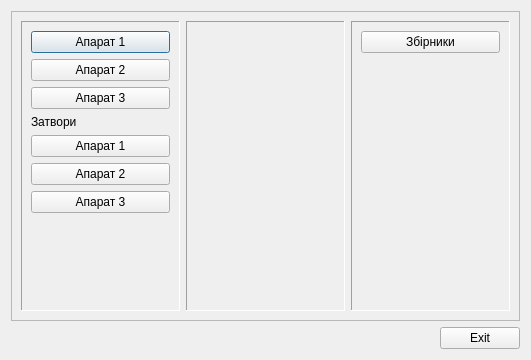
<?xml version="1.0" encoding="UTF-8"?>
<ui version="4.0">
 <class>History</class>
 <widget class="QDialog" name="History">
  <property name="geometry">
   <rect>
    <x>0</x>
    <y>0</y>
    <width>531</width>
    <height>360</height>
   </rect>
  </property>
  <property name="windowTitle">
   <string>Вибір графіків</string>
  </property>
  <layout class="QGridLayout" name="gridLayout">
   <item row="0" column="0" colspan="2">
    <widget class="QFrame" name="frame">
     <property name="frameShape">
      <enum>QFrame::StyledPanel</enum>
     </property>
     <property name="frameShadow">
      <enum>QFrame::Raised</enum>
     </property>
     <layout class="QHBoxLayout" name="horizontalLayout">
      <item>
       <widget class="QFrame" name="frame_Reg">
        <property name="frameShape">
         <enum>QFrame::Panel</enum>
        </property>
        <property name="frameShadow">
         <enum>QFrame::Sunken</enum>
        </property>
        <layout class="QVBoxLayout" name="verticalLayout">
         <item>
          <widget class="QPushButton" name="ap_ap1_0_0">
           <property name="text">
            <string>Апарат 1</string>
           </property>
          </widget>
         </item>
         <item>
          <widget class="QPushButton" name="ap_ap2_0_1">
           <property name="text">
            <string>Апарат 2</string>
           </property>
          </widget>
         </item>
         <item>
          <widget class="QPushButton" name="ap_ap3_0_2">
           <property name="text">
            <string>Апарат 3</string>
           </property>
          </widget>
         </item>
         <item>
          <widget class="QLabel" name="label">
           <property name="text">
            <string>Затвори</string>
           </property>
          </widget>
         </item>
         <item>
          <widget class="QPushButton" name="valves_ap1_0_0">
           <property name="text">
            <string>Апарат 1</string>
           </property>
          </widget>
         </item>
         <item>
          <widget class="QPushButton" name="valves_ap2_0_1">
           <property name="text">
            <string>Апарат 2</string>
           </property>
          </widget>
         </item>
         <item>
          <widget class="QPushButton" name="valves_ap3_0_2">
           <property name="text">
            <string>Апарат 3</string>
           </property>
          </widget>
         </item>
         <item>
          <spacer name="verticalSpacer">
           <property name="orientation">
            <enum>Qt::Vertical</enum>
           </property>
           <property name="sizeHint" stdset="0">
            <size>
             <width>20</width>
             <height>71</height>
            </size>
           </property>
          </spacer>
         </item>
        </layout>
       </widget>
      </item>
      <item>
       <widget class="QFrame" name="frame_Val">
        <property name="frameShape">
         <enum>QFrame::Panel</enum>
        </property>
        <property name="frameShadow">
         <enum>QFrame::Sunken</enum>
        </property>
        <layout class="QVBoxLayout" name="verticalLayout_2">
         <item>
          <spacer name="verticalSpacer_2">
           <property name="orientation">
            <enum>Qt::Vertical</enum>
           </property>
           <property name="sizeHint" stdset="0">
            <size>
             <width>20</width>
             <height>145</height>
            </size>
           </property>
          </spacer>
         </item>
        </layout>
       </widget>
      </item>
      <item>
       <widget class="QFrame" name="frame_Other">
        <property name="frameShape">
         <enum>QFrame::Panel</enum>
        </property>
        <property name="frameShadow">
         <enum>QFrame::Sunken</enum>
        </property>
        <layout class="QVBoxLayout" name="verticalLayout_3">
         <item>
          <widget class="QPushButton" name="trend_trend_0_3">
           <property name="text">
            <string>Збірники</string>
           </property>
          </widget>
         </item>
         <item>
          <spacer name="verticalSpacer_3">
           <property name="orientation">
            <enum>Qt::Vertical</enum>
           </property>
           <property name="sizeHint" stdset="0">
            <size>
             <width>20</width>
             <height>145</height>
            </size>
           </property>
          </spacer>
         </item>
        </layout>
       </widget>
      </item>
     </layout>
    </widget>
   </item>
   <item row="1" column="0">
    <spacer name="horizontalSpacer">
     <property name="orientation">
      <enum>Qt::Horizontal</enum>
     </property>
     <property name="sizeHint" stdset="0">
      <size>
       <width>294</width>
       <height>20</height>
      </size>
     </property>
    </spacer>
   </item>
   <item row="1" column="1">
    <widget class="QPushButton" name="Exit">
     <property name="text">
      <string>Exit</string>
     </property>
    </widget>
   </item>
  </layout>
 </widget>
 <resources/>
 <connections>
  <connection>
   <sender>Exit</sender>
   <signal>clicked()</signal>
   <receiver>History</receiver>
   <slot>reject()</slot>
   <hints>
    <hint type="sourcelabel">
     <x>353</x>
     <y>276</y>
    </hint>
    <hint type="destinationlabel">
     <x>199</x>
     <y>149</y>
    </hint>
   </hints>
  </connection>
 </connections>
</ui>
